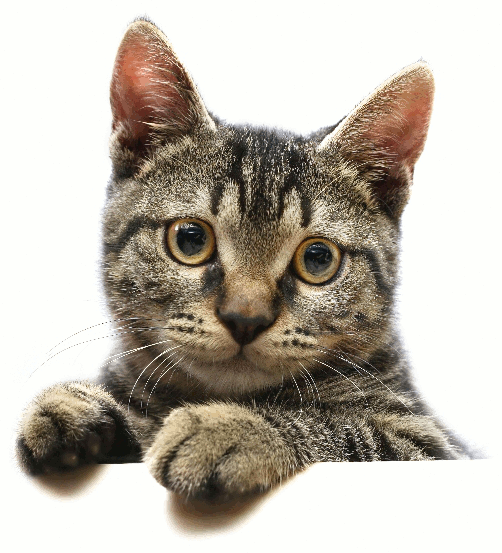
#> input picture CV/openCVcrashCour/Photos/cat_1.png, 502 x 553 px
$ python contour_detection.py
#> lines starting #> are read from the running program, lines starting #| are printed output that depends on the picture; after the words box and inside, x2 and y2 are one past the last pixel; in counts of white or black regions, pixels touching at a corner belong together
import cv2 as cv
import numpy as np


""" Contour is a boundary of an object."""

img = cv.imread('Photos/cat_1.png')
#> img is the input picture: shape (553, 502, 3); mean B, G, R 173.2, 183.7, 190.6
cv.imshow('cat', img)


# ################################################## Black img
black_img = np.zeros(img.shape, dtype='uint8')


# ######################### Gray img
gray_img = cv.cvtColor(img, cv.COLOR_BGR2GRAY)
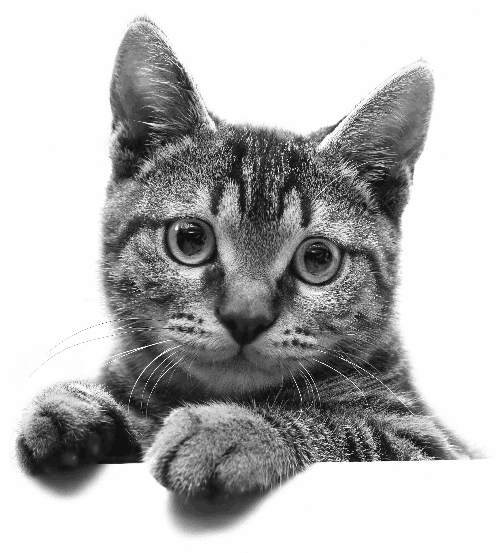
#> gray_img: shape (553, 502); min 16, max 254, mean 184.4
cv.imshow('cat', gray_img)


# ########################## Blur img ------
""" one way of reducing the len of the contour drastically is by passing the blur_img to the canny then to the contour """
blur_img = cv.GaussianBlur(img, (5, 5), cv.BORDER_DEFAULT)
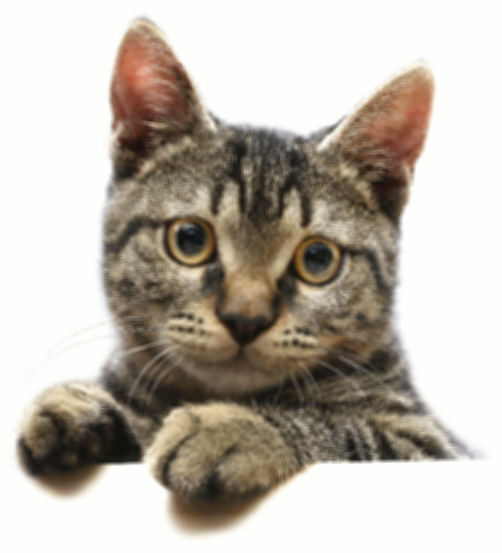
#> blur_img: shape (553, 502, 3); mean B, G, R 173.2, 183.7, 190.6


# ######################### Canny img
canny_img = cv.Canny(blur_img, 125, 175)
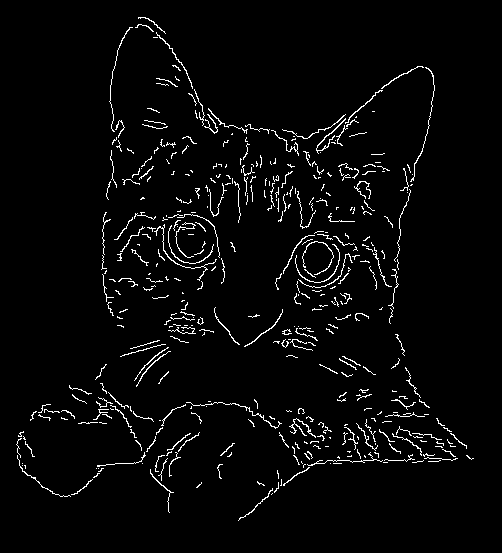
#> canny_img: shape (553, 502); 3.2% white in thin lines or dots, all inside (x1, y1, x2, y2) = (16, 17, 474, 521)
cv.imshow('cats_canny', canny_img)


# ########################## Threshold img ------
""" another way of reducing the len of the contour drastically is by passing the Threshold_img to the canny then to the contour """
ret, threshold_img = cv.threshold(
    gray_img, 125, 255, cv.THRESH_BINARY)  # if <125 make it 0 or black if>125 make it white or 255
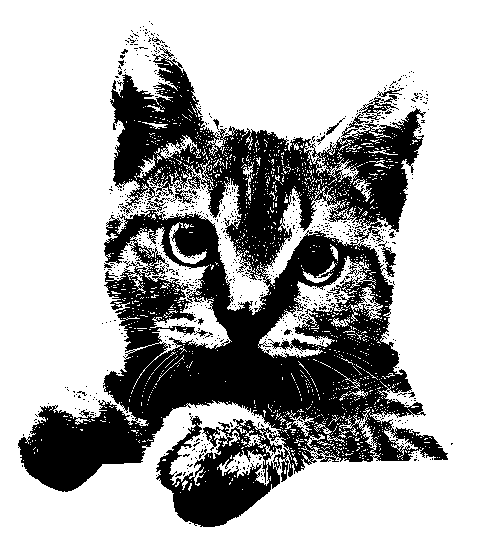
#> threshold_img: shape (553, 502); 70.3% white; 757 black regions (740 under 20 px)
cv.imshow('threshold_img', threshold_img)


# ######################### Contour - img

contour_edg, hierarchies = cv.findContours(
    canny_img, cv.RETR_LIST, cv.CHAIN_APPROX_SIMPLE)
#> contour_edg = 437 contours, 421 with area under 20; largest, box (x1, y1, x2, y2) and area: (316, 118, 346, 154) 39, (289, 418, 316, 438) 34, (244, 309, 283, 347) 28, (154, 224, 217, 281) 28, (295, 244, 340, 283) 26
print(len(contour_edg))
#| 437


# ###################################################### we can draw now the contour_edg
""" for some reason this function is not working """
cv.drawContours(black_img, contour_edg, -1, (0, 0, 255), 2)
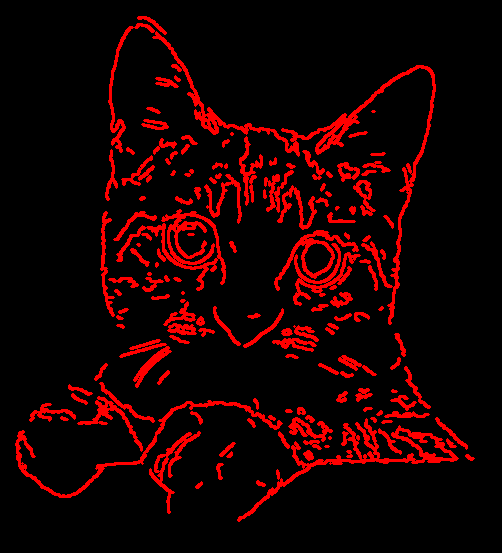
#> black_img: shape (553, 502, 3); mean of channels 0, 1, 2 0, 0, 26.2; drawn as B, G, R
cv.imshow('drawContour', black_img)

cv.waitKey(0)
cv.destroyAllWindows()

$ run again, with CV/openCVcrashCour/Photos/barcelona_players_1.jpeg saved as CV/openCVcrashCour/Photos/cat_1.png
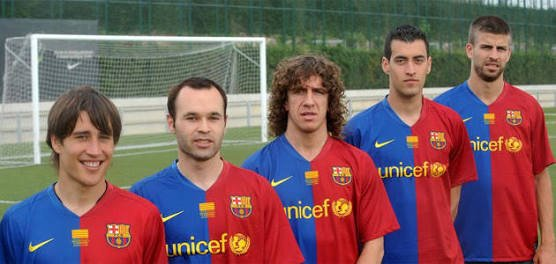
#> input picture CV/openCVcrashCour/Photos/barcelona_players_1.jpeg, 556 x 264 px
#> img is the input picture: shape (264, 556, 3); mean B, G, R 94.8, 93.2, 122.6
#> canny_img: shape (264, 556); 5.1% white in thin lines or dots
#> `ret, threshold_img = cv.threshold( gray_img, 125, 255, cv.THRESH_BINARY)`:
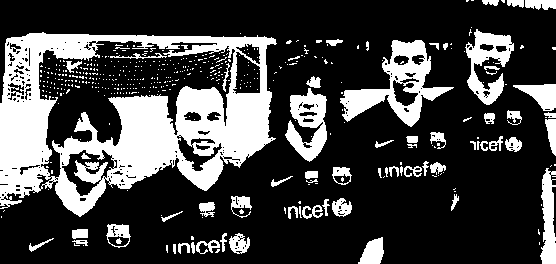
#> threshold_img: shape (264, 556); 26.6% white; 454 white regions (390 under 20 px)
#> contour_edg = 221 contours, 200 with area under 20; largest, box (x1, y1, x2, y2) and area: (506, 137, 523, 152) 164, (506, 137, 522, 152) 151, (412, 54, 424, 64) 83, (412, 54, 424, 64) 75, (467, 142, 532, 262) 67
#| 221
#> `cv.drawContours(black_img, contour_edg, -1, (0, 0, 255), 2)`:
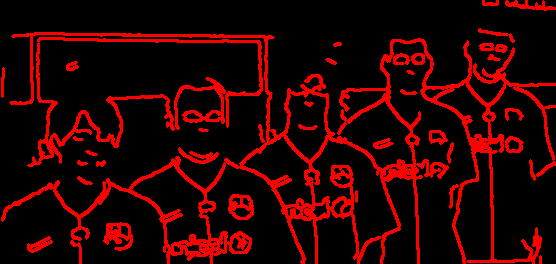
#> black_img: shape (264, 556, 3); mean of channels 0, 1, 2 0, 0, 41.2; drawn as B, G, R
